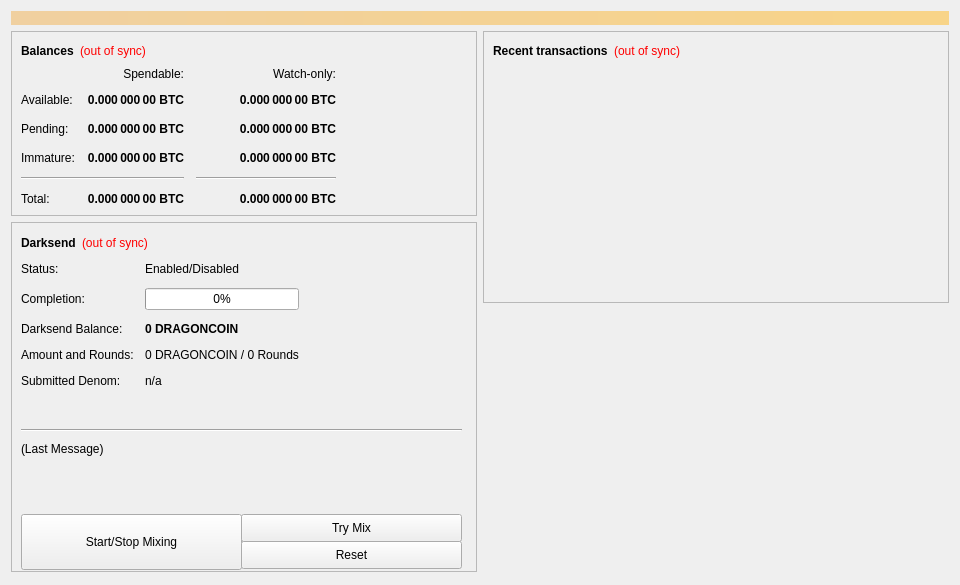
<?xml version="1.0" encoding="UTF-8"?>
<ui version="4.0">
 <class>OverviewPage</class>
 <widget class="QWidget" name="OverviewPage">
  <property name="geometry">
   <rect>
    <x>0</x>
    <y>0</y>
    <width>960</width>
    <height>585</height>
   </rect>
  </property>
  <property name="minimumSize">
   <size>
    <width>960</width>
    <height>0</height>
   </size>
  </property>
  <property name="windowTitle">
   <string>Form</string>
  </property>
  <layout class="QVBoxLayout" name="topLayout">
   <item>
    <widget class="QLabel" name="labelAlerts">
     <property name="visible">
      <bool>false</bool>
     </property>
     <property name="styleSheet">
      <string notr="true">background-color: qlineargradient(x1: 0, y1: 0, x2: 1, y2: 0, stop:0 #F0D0A0, stop:1 #F8D488); color:#000000;</string>
     </property>
     <property name="wordWrap">
      <bool>true</bool>
     </property>
     <property name="margin">
      <number>3</number>
     </property>
    </widget>
   </item>
   <item>
    <layout class="QHBoxLayout" name="horizontalLayout" stretch="1,1">
     <item>
      <layout class="QVBoxLayout" name="verticalLayout_2">
       <item>
        <widget class="QFrame" name="frame">
         <property name="frameShape">
          <enum>QFrame::StyledPanel</enum>
         </property>
         <property name="frameShadow">
          <enum>QFrame::Raised</enum>
         </property>
         <layout class="QVBoxLayout" name="verticalLayout_4">
          <item>
           <layout class="QHBoxLayout" name="horizontalLayout_4">
            <item>
             <widget class="QLabel" name="label_5">
              <property name="font">
               <font>
                <weight>75</weight>
                <bold>true</bold>
               </font>
              </property>
              <property name="text">
               <string>Balances</string>
              </property>
             </widget>
            </item>
            <item>
             <widget class="QLabel" name="labelWalletStatus">
              <property name="cursor">
               <cursorShape>WhatsThisCursor</cursorShape>
              </property>
              <property name="toolTip">
               <string>The displayed information may be out of date. Your wallet automatically synchronizes with the Dragoncoin network after a connection is established, but this process has not completed yet.</string>
              </property>
              <property name="styleSheet">
               <string notr="true">QLabel { color: red; }</string>
              </property>
              <property name="text">
               <string notr="true">(out of sync)</string>
              </property>
              <property name="alignment">
               <set>Qt::AlignLeading|Qt::AlignLeft|Qt::AlignVCenter</set>
              </property>
             </widget>
            </item>
            <item>
             <spacer name="horizontalSpacer_3">
              <property name="orientation">
               <enum>Qt::Horizontal</enum>
              </property>
              <property name="sizeHint" stdset="0">
               <size>
                <width>40</width>
                <height>20</height>
               </size>
              </property>
             </spacer>
            </item>
           </layout>
          </item>
          <item>
           <layout class="QGridLayout" name="gridLayout">
            <property name="spacing">
             <number>12</number>
            </property>
            <item row="2" column="2">
             <widget class="QLabel" name="labelWatchPending">
              <property name="font">
               <font>
                <weight>75</weight>
                <bold>true</bold>
               </font>
              </property>
              <property name="cursor">
               <cursorShape>IBeamCursor</cursorShape>
              </property>
              <property name="toolTip">
               <string>Unconfirmed transactions to watch-only addresses</string>
              </property>
              <property name="text">
               <string notr="true">0.000 000 00 BTC</string>
              </property>
              <property name="alignment">
               <set>Qt::AlignRight|Qt::AlignTrailing|Qt::AlignVCenter</set>
              </property>
              <property name="textInteractionFlags">
               <set>Qt::LinksAccessibleByMouse|Qt::TextSelectableByKeyboard|Qt::TextSelectableByMouse</set>
              </property>
             </widget>
            </item>
            <item row="2" column="1">
             <widget class="QLabel" name="labelUnconfirmed">
              <property name="font">
               <font>
                <weight>75</weight>
                <bold>true</bold>
               </font>
              </property>
              <property name="cursor">
               <cursorShape>IBeamCursor</cursorShape>
              </property>
              <property name="toolTip">
               <string>Total of transactions that have yet to be confirmed, and do not yet count toward the spendable balance</string>
              </property>
              <property name="text">
               <string notr="true">0.000 000 00 BTC</string>
              </property>
              <property name="alignment">
               <set>Qt::AlignRight|Qt::AlignTrailing|Qt::AlignVCenter</set>
              </property>
              <property name="textInteractionFlags">
               <set>Qt::LinksAccessibleByMouse|Qt::TextSelectableByKeyboard|Qt::TextSelectableByMouse</set>
              </property>
             </widget>
            </item>
            <item row="3" column="2">
             <widget class="QLabel" name="labelWatchImmature">
              <property name="font">
               <font>
                <weight>75</weight>
                <bold>true</bold>
               </font>
              </property>
              <property name="cursor">
               <cursorShape>IBeamCursor</cursorShape>
              </property>
              <property name="toolTip">
               <string>Mined balance in watch-only addresses that has not yet matured</string>
              </property>
              <property name="text">
               <string notr="true">0.000 000 00 BTC</string>
              </property>
              <property name="alignment">
               <set>Qt::AlignRight|Qt::AlignTrailing|Qt::AlignVCenter</set>
              </property>
              <property name="textInteractionFlags">
               <set>Qt::LinksAccessibleByMouse|Qt::TextSelectableByKeyboard|Qt::TextSelectableByMouse</set>
              </property>
             </widget>
            </item>
            <item row="4" column="0" colspan="2">
             <widget class="Line" name="lineSpendableBalance">
              <property name="orientation">
               <enum>Qt::Horizontal</enum>
              </property>
             </widget>
            </item>
            <item row="4" column="2">
             <widget class="Line" name="lineWatchBalance">
              <property name="sizePolicy">
               <sizepolicy hsizetype="Preferred" vsizetype="Fixed">
                <horstretch>0</horstretch>
                <verstretch>0</verstretch>
               </sizepolicy>
              </property>
              <property name="minimumSize">
               <size>
                <width>140</width>
                <height>0</height>
               </size>
              </property>
              <property name="orientation">
               <enum>Qt::Horizontal</enum>
              </property>
             </widget>
            </item>
            <item row="5" column="0">
             <widget class="QLabel" name="labelTotalText">
              <property name="text">
               <string>Total:</string>
              </property>
             </widget>
            </item>
            <item row="3" column="1">
             <widget class="QLabel" name="labelImmature">
              <property name="font">
               <font>
                <weight>75</weight>
                <bold>true</bold>
               </font>
              </property>
              <property name="cursor">
               <cursorShape>IBeamCursor</cursorShape>
              </property>
              <property name="toolTip">
               <string>Mined balance that has not yet matured</string>
              </property>
              <property name="text">
               <string notr="true">0.000 000 00 BTC</string>
              </property>
              <property name="alignment">
               <set>Qt::AlignRight|Qt::AlignTrailing|Qt::AlignVCenter</set>
              </property>
              <property name="textInteractionFlags">
               <set>Qt::LinksAccessibleByMouse|Qt::TextSelectableByKeyboard|Qt::TextSelectableByMouse</set>
              </property>
             </widget>
            </item>
            <item row="2" column="3">
             <spacer name="horizontalSpacer_2">
              <property name="orientation">
               <enum>Qt::Horizontal</enum>
              </property>
              <property name="sizeHint" stdset="0">
               <size>
                <width>40</width>
                <height>20</height>
               </size>
              </property>
             </spacer>
            </item>
            <item row="3" column="0">
             <widget class="QLabel" name="labelImmatureText">
              <property name="text">
               <string>Immature:</string>
              </property>
             </widget>
            </item>
            <item row="5" column="1">
             <widget class="QLabel" name="labelTotal">
              <property name="font">
               <font>
                <weight>75</weight>
                <bold>true</bold>
               </font>
              </property>
              <property name="cursor">
               <cursorShape>IBeamCursor</cursorShape>
              </property>
              <property name="toolTip">
               <string>Your current total balance</string>
              </property>
              <property name="text">
               <string notr="true">0.000 000 00 BTC</string>
              </property>
              <property name="alignment">
               <set>Qt::AlignRight|Qt::AlignTrailing|Qt::AlignVCenter</set>
              </property>
              <property name="textInteractionFlags">
               <set>Qt::LinksAccessibleByMouse|Qt::TextSelectableByKeyboard|Qt::TextSelectableByMouse</set>
              </property>
             </widget>
            </item>
            <item row="5" column="2">
             <widget class="QLabel" name="labelWatchTotal">
              <property name="font">
               <font>
                <weight>75</weight>
                <bold>true</bold>
               </font>
              </property>
              <property name="cursor">
               <cursorShape>IBeamCursor</cursorShape>
              </property>
              <property name="toolTip">
               <string>Current total balance in watch-only addresses</string>
              </property>
              <property name="text">
               <string notr="true">0.000 000 00 BTC</string>
              </property>
              <property name="alignment">
               <set>Qt::AlignRight|Qt::AlignTrailing|Qt::AlignVCenter</set>
              </property>
              <property name="textInteractionFlags">
               <set>Qt::LinksAccessibleByMouse|Qt::TextSelectableByKeyboard|Qt::TextSelectableByMouse</set>
              </property>
             </widget>
            </item>
            <item row="0" column="2">
             <widget class="QLabel" name="labelWatchonly">
              <property name="text">
               <string>Watch-only:</string>
              </property>
              <property name="alignment">
               <set>Qt::AlignRight|Qt::AlignTrailing|Qt::AlignVCenter</set>
              </property>
             </widget>
            </item>
            <item row="1" column="0">
             <widget class="QLabel" name="labelBalanceText">
              <property name="text">
               <string>Available:</string>
              </property>
             </widget>
            </item>
            <item row="1" column="1">
             <widget class="QLabel" name="labelBalance">
              <property name="font">
               <font>
                <weight>75</weight>
                <bold>true</bold>
               </font>
              </property>
              <property name="cursor">
               <cursorShape>IBeamCursor</cursorShape>
              </property>
              <property name="toolTip">
               <string>Your current spendable balance</string>
              </property>
              <property name="text">
               <string notr="true">0.000 000 00 BTC</string>
              </property>
              <property name="alignment">
               <set>Qt::AlignRight|Qt::AlignTrailing|Qt::AlignVCenter</set>
              </property>
              <property name="textInteractionFlags">
               <set>Qt::LinksAccessibleByMouse|Qt::TextSelectableByKeyboard|Qt::TextSelectableByMouse</set>
              </property>
             </widget>
            </item>
            <item row="1" column="2">
             <widget class="QLabel" name="labelWatchAvailable">
              <property name="font">
               <font>
                <weight>75</weight>
                <bold>true</bold>
               </font>
              </property>
              <property name="cursor">
               <cursorShape>IBeamCursor</cursorShape>
              </property>
              <property name="toolTip">
               <string>Your current balance in watch-only addresses</string>
              </property>
              <property name="text">
               <string notr="true">0.000 000 00 BTC</string>
              </property>
              <property name="alignment">
               <set>Qt::AlignRight|Qt::AlignTrailing|Qt::AlignVCenter</set>
              </property>
              <property name="textInteractionFlags">
               <set>Qt::LinksAccessibleByMouse|Qt::TextSelectableByKeyboard|Qt::TextSelectableByMouse</set>
              </property>
             </widget>
            </item>
            <item row="2" column="0">
             <widget class="QLabel" name="labelPendingText">
              <property name="text">
               <string>Pending:</string>
              </property>
             </widget>
            </item>
            <item row="0" column="1">
             <widget class="QLabel" name="labelSpendable">
              <property name="text">
               <string>Spendable:</string>
              </property>
              <property name="alignment">
               <set>Qt::AlignRight|Qt::AlignTrailing|Qt::AlignVCenter</set>
              </property>
             </widget>
            </item>
           </layout>
          </item>
         </layout>
        </widget>
       </item>
       <item>
        <widget class="QFrame" name="frameDarksend">
         <property name="minimumSize">
          <size>
           <width>0</width>
           <height>350</height>
          </size>
         </property>
         <property name="layoutDirection">
          <enum>Qt::LeftToRight</enum>
         </property>
         <property name="frameShape">
          <enum>QFrame::StyledPanel</enum>
         </property>
         <property name="frameShadow">
          <enum>QFrame::Raised</enum>
         </property>
         <widget class="QWidget" name="formLayoutWidget">
          <property name="geometry">
           <rect>
            <x>10</x>
            <y>40</y>
            <width>451</width>
            <height>161</height>
           </rect>
          </property>
          <layout class="QFormLayout" name="formLayout">
           <property name="fieldGrowthPolicy">
            <enum>QFormLayout::AllNonFixedFieldsGrow</enum>
           </property>
           <property name="horizontalSpacing">
            <number>11</number>
           </property>
           <property name="verticalSpacing">
            <number>12</number>
           </property>
           <item row="0" column="0">
            <widget class="QLabel" name="label_6">
             <property name="text">
              <string>Status:</string>
             </property>
            </widget>
           </item>
           <item row="1" column="0">
            <widget class="QLabel" name="label_7">
             <property name="text">
              <string>Completion:</string>
             </property>
            </widget>
           </item>
           <item row="1" column="1">
            <widget class="QProgressBar" name="darksendProgress">
             <property name="maximumSize">
              <size>
               <width>154</width>
               <height>16777215</height>
              </size>
             </property>
             <property name="value">
              <number>0</number>
             </property>
            </widget>
           </item>
           <item row="2" column="0">
            <widget class="QLabel" name="labelAnonymizedText">
             <property name="text">
              <string>Darksend Balance:</string>
             </property>
            </widget>
           </item>
           <item row="2" column="1">
            <widget class="QLabel" name="labelAnonymized">
             <property name="font">
              <font>
               <weight>75</weight>
               <bold>true</bold>
              </font>
             </property>
             <property name="text">
              <string notr="true">0 DRAGONCOIN</string>
             </property>
            </widget>
           </item>
           <item row="3" column="0">
            <widget class="QLabel" name="label_8">
             <property name="text">
              <string>Amount and Rounds:</string>
             </property>
            </widget>
           </item>
           <item row="3" column="1">
            <widget class="QLabel" name="labelAmountRounds">
             <property name="text">
              <string>0 DRAGONCOIN / 0 Rounds</string>
             </property>
            </widget>
           </item>
           <item row="4" column="0">
            <widget class="QLabel" name="label_9">
             <property name="text">
              <string>Submitted Denom:</string>
             </property>
            </widget>
           </item>
           <item row="4" column="1">
            <widget class="QLabel" name="labelSubmittedDenom">
             <property name="toolTip">
              <string>The denominations you submitted to the Masternode.&lt;br&gt;To mix, other users must submit the exact same denominations.</string>
             </property>
             <property name="text">
              <string>n/a</string>
             </property>
            </widget>
           </item>
           <item row="0" column="1">
            <widget class="QLabel" name="darksendEnabled">
             <property name="text">
              <string>Enabled/Disabled</string>
             </property>
            </widget>
           </item>
          </layout>
         </widget>
         <widget class="QPushButton" name="runAutoDenom">
          <property name="geometry">
           <rect>
            <x>251</x>
            <y>17</y>
            <width>1</width>
            <height>1</height>
           </rect>
          </property>
          <property name="palette">
           <palette>
            <active>
             <colorrole role="WindowText">
              <brush brushstyle="SolidPattern">
               <color alpha="255">
                <red>0</red>
                <green>0</green>
                <blue>0</blue>
               </color>
              </brush>
             </colorrole>
             <colorrole role="Button">
              <brush brushstyle="SolidPattern">
               <color alpha="255">
                <red>239</red>
                <green>238</green>
                <blue>238</blue>
               </color>
              </brush>
             </colorrole>
             <colorrole role="Light">
              <brush brushstyle="SolidPattern">
               <color alpha="255">
                <red>255</red>
                <green>255</green>
                <blue>255</blue>
               </color>
              </brush>
             </colorrole>
             <colorrole role="Midlight">
              <brush brushstyle="SolidPattern">
               <color alpha="255">
                <red>247</red>
                <green>246</green>
                <blue>246</blue>
               </color>
              </brush>
             </colorrole>
             <colorrole role="Dark">
              <brush brushstyle="SolidPattern">
               <color alpha="255">
                <red>119</red>
                <green>119</green>
                <blue>119</blue>
               </color>
              </brush>
             </colorrole>
             <colorrole role="Mid">
              <brush brushstyle="SolidPattern">
               <color alpha="255">
                <red>159</red>
                <green>159</green>
                <blue>159</blue>
               </color>
              </brush>
             </colorrole>
             <colorrole role="Text">
              <brush brushstyle="SolidPattern">
               <color alpha="255">
                <red>0</red>
                <green>0</green>
                <blue>0</blue>
               </color>
              </brush>
             </colorrole>
             <colorrole role="BrightText">
              <brush brushstyle="SolidPattern">
               <color alpha="255">
                <red>255</red>
                <green>255</green>
                <blue>255</blue>
               </color>
              </brush>
             </colorrole>
             <colorrole role="ButtonText">
              <brush brushstyle="SolidPattern">
               <color alpha="255">
                <red>0</red>
                <green>0</green>
                <blue>0</blue>
               </color>
              </brush>
             </colorrole>
             <colorrole role="Base">
              <brush brushstyle="SolidPattern">
               <color alpha="255">
                <red>255</red>
                <green>255</green>
                <blue>255</blue>
               </color>
              </brush>
             </colorrole>
             <colorrole role="Window">
              <brush brushstyle="SolidPattern">
               <color alpha="255">
                <red>239</red>
                <green>238</green>
                <blue>238</blue>
               </color>
              </brush>
             </colorrole>
             <colorrole role="Shadow">
              <brush brushstyle="SolidPattern">
               <color alpha="255">
                <red>0</red>
                <green>0</green>
                <blue>0</blue>
               </color>
              </brush>
             </colorrole>
             <colorrole role="AlternateBase">
              <brush brushstyle="SolidPattern">
               <color alpha="255">
                <red>247</red>
                <green>246</green>
                <blue>246</blue>
               </color>
              </brush>
             </colorrole>
             <colorrole role="ToolTipBase">
              <brush brushstyle="SolidPattern">
               <color alpha="255">
                <red>255</red>
                <green>255</green>
                <blue>220</blue>
               </color>
              </brush>
             </colorrole>
             <colorrole role="ToolTipText">
              <brush brushstyle="SolidPattern">
               <color alpha="255">
                <red>0</red>
                <green>0</green>
                <blue>0</blue>
               </color>
              </brush>
             </colorrole>
            </active>
            <inactive>
             <colorrole role="WindowText">
              <brush brushstyle="SolidPattern">
               <color alpha="255">
                <red>0</red>
                <green>0</green>
                <blue>0</blue>
               </color>
              </brush>
             </colorrole>
             <colorrole role="Button">
              <brush brushstyle="SolidPattern">
               <color alpha="255">
                <red>239</red>
                <green>238</green>
                <blue>238</blue>
               </color>
              </brush>
             </colorrole>
             <colorrole role="Light">
              <brush brushstyle="SolidPattern">
               <color alpha="255">
                <red>255</red>
                <green>255</green>
                <blue>255</blue>
               </color>
              </brush>
             </colorrole>
             <colorrole role="Midlight">
              <brush brushstyle="SolidPattern">
               <color alpha="255">
                <red>247</red>
                <green>246</green>
                <blue>246</blue>
               </color>
              </brush>
             </colorrole>
             <colorrole role="Dark">
              <brush brushstyle="SolidPattern">
               <color alpha="255">
                <red>119</red>
                <green>119</green>
                <blue>119</blue>
               </color>
              </brush>
             </colorrole>
             <colorrole role="Mid">
              <brush brushstyle="SolidPattern">
               <color alpha="255">
                <red>159</red>
                <green>159</green>
                <blue>159</blue>
               </color>
              </brush>
             </colorrole>
             <colorrole role="Text">
              <brush brushstyle="SolidPattern">
               <color alpha="255">
                <red>0</red>
                <green>0</green>
                <blue>0</blue>
               </color>
              </brush>
             </colorrole>
             <colorrole role="BrightText">
              <brush brushstyle="SolidPattern">
               <color alpha="255">
                <red>255</red>
                <green>255</green>
                <blue>255</blue>
               </color>
              </brush>
             </colorrole>
             <colorrole role="ButtonText">
              <brush brushstyle="SolidPattern">
               <color alpha="255">
                <red>0</red>
                <green>0</green>
                <blue>0</blue>
               </color>
              </brush>
             </colorrole>
             <colorrole role="Base">
              <brush brushstyle="SolidPattern">
               <color alpha="255">
                <red>255</red>
                <green>255</green>
                <blue>255</blue>
               </color>
              </brush>
             </colorrole>
             <colorrole role="Window">
              <brush brushstyle="SolidPattern">
               <color alpha="255">
                <red>239</red>
                <green>238</green>
                <blue>238</blue>
               </color>
              </brush>
             </colorrole>
             <colorrole role="Shadow">
              <brush brushstyle="SolidPattern">
               <color alpha="255">
                <red>0</red>
                <green>0</green>
                <blue>0</blue>
               </color>
              </brush>
             </colorrole>
             <colorrole role="AlternateBase">
              <brush brushstyle="SolidPattern">
               <color alpha="255">
                <red>247</red>
                <green>246</green>
                <blue>246</blue>
               </color>
              </brush>
             </colorrole>
             <colorrole role="ToolTipBase">
              <brush brushstyle="SolidPattern">
               <color alpha="255">
                <red>255</red>
                <green>255</green>
                <blue>220</blue>
               </color>
              </brush>
             </colorrole>
             <colorrole role="ToolTipText">
              <brush brushstyle="SolidPattern">
               <color alpha="255">
                <red>0</red>
                <green>0</green>
                <blue>0</blue>
               </color>
              </brush>
             </colorrole>
            </inactive>
            <disabled>
             <colorrole role="WindowText">
              <brush brushstyle="SolidPattern">
               <color alpha="255">
                <red>119</red>
                <green>119</green>
                <blue>119</blue>
               </color>
              </brush>
             </colorrole>
             <colorrole role="Button">
              <brush brushstyle="SolidPattern">
               <color alpha="255">
                <red>239</red>
                <green>238</green>
                <blue>238</blue>
               </color>
              </brush>
             </colorrole>
             <colorrole role="Light">
              <brush brushstyle="SolidPattern">
               <color alpha="255">
                <red>255</red>
                <green>255</green>
                <blue>255</blue>
               </color>
              </brush>
             </colorrole>
             <colorrole role="Midlight">
              <brush brushstyle="SolidPattern">
               <color alpha="255">
                <red>247</red>
                <green>246</green>
                <blue>246</blue>
               </color>
              </brush>
             </colorrole>
             <colorrole role="Dark">
              <brush brushstyle="SolidPattern">
               <color alpha="255">
                <red>119</red>
                <green>119</green>
                <blue>119</blue>
               </color>
              </brush>
             </colorrole>
             <colorrole role="Mid">
              <brush brushstyle="SolidPattern">
               <color alpha="255">
                <red>159</red>
                <green>159</green>
                <blue>159</blue>
               </color>
              </brush>
             </colorrole>
             <colorrole role="Text">
              <brush brushstyle="SolidPattern">
               <color alpha="255">
                <red>119</red>
                <green>119</green>
                <blue>119</blue>
               </color>
              </brush>
             </colorrole>
             <colorrole role="BrightText">
              <brush brushstyle="SolidPattern">
               <color alpha="255">
                <red>255</red>
                <green>255</green>
                <blue>255</blue>
               </color>
              </brush>
             </colorrole>
             <colorrole role="ButtonText">
              <brush brushstyle="SolidPattern">
               <color alpha="255">
                <red>119</red>
                <green>119</green>
                <blue>119</blue>
               </color>
              </brush>
             </colorrole>
             <colorrole role="Base">
              <brush brushstyle="SolidPattern">
               <color alpha="255">
                <red>239</red>
                <green>238</green>
                <blue>238</blue>
               </color>
              </brush>
             </colorrole>
             <colorrole role="Window">
              <brush brushstyle="SolidPattern">
               <color alpha="255">
                <red>239</red>
                <green>238</green>
                <blue>238</blue>
               </color>
              </brush>
             </colorrole>
             <colorrole role="Shadow">
              <brush brushstyle="SolidPattern">
               <color alpha="255">
                <red>0</red>
                <green>0</green>
                <blue>0</blue>
               </color>
              </brush>
             </colorrole>
             <colorrole role="AlternateBase">
              <brush brushstyle="SolidPattern">
               <color alpha="255">
                <red>239</red>
                <green>238</green>
                <blue>238</blue>
               </color>
              </brush>
             </colorrole>
             <colorrole role="ToolTipBase">
              <brush brushstyle="SolidPattern">
               <color alpha="255">
                <red>255</red>
                <green>255</green>
                <blue>220</blue>
               </color>
              </brush>
             </colorrole>
             <colorrole role="ToolTipText">
              <brush brushstyle="SolidPattern">
               <color alpha="255">
                <red>0</red>
                <green>0</green>
                <blue>0</blue>
               </color>
              </brush>
             </colorrole>
            </disabled>
           </palette>
          </property>
          <property name="focusPolicy">
           <enum>Qt::NoFocus</enum>
          </property>
          <property name="autoFillBackground">
           <bool>true</bool>
          </property>
          <property name="text">
           <string/>
          </property>
          <property name="flat">
           <bool>true</bool>
          </property>
         </widget>
         <widget class="QPushButton" name="toggleDarksend">
          <property name="geometry">
           <rect>
            <x>10</x>
            <y>292</y>
            <width>221</width>
            <height>56</height>
           </rect>
          </property>
          <property name="sizePolicy">
           <sizepolicy hsizetype="MinimumExpanding" vsizetype="Fixed">
            <horstretch>0</horstretch>
            <verstretch>0</verstretch>
           </sizepolicy>
          </property>
          <property name="text">
           <string>Start/Stop Mixing</string>
          </property>
         </widget>
         <widget class="Line" name="lineLastMessage">
          <property name="geometry">
           <rect>
            <x>10</x>
            <y>200</y>
            <width>441</width>
            <height>16</height>
           </rect>
          </property>
          <property name="orientation">
           <enum>Qt::Horizontal</enum>
          </property>
         </widget>
         <widget class="QLabel" name="darksendStatus">
          <property name="geometry">
           <rect>
            <x>10</x>
            <y>220</y>
            <width>451</width>
            <height>61</height>
           </rect>
          </property>
          <property name="minimumSize">
           <size>
            <width>288</width>
            <height>43</height>
           </size>
          </property>
          <property name="text">
           <string>(Last Message)</string>
          </property>
          <property name="alignment">
           <set>Qt::AlignLeading|Qt::AlignLeft|Qt::AlignTop</set>
          </property>
          <property name="wordWrap">
           <bool>true</bool>
          </property>
         </widget>
         <widget class="QPushButton" name="darksendAuto">
          <property name="geometry">
           <rect>
            <x>230</x>
            <y>292</y>
            <width>221</width>
            <height>28</height>
           </rect>
          </property>
          <property name="sizePolicy">
           <sizepolicy hsizetype="MinimumExpanding" vsizetype="Fixed">
            <horstretch>0</horstretch>
            <verstretch>0</verstretch>
           </sizepolicy>
          </property>
          <property name="toolTip">
           <string>Try to manually submit a Darksend request.</string>
          </property>
          <property name="text">
           <string>Try Mix</string>
          </property>
         </widget>
         <widget class="QPushButton" name="darksendReset">
          <property name="geometry">
           <rect>
            <x>230</x>
            <y>319</y>
            <width>221</width>
            <height>28</height>
           </rect>
          </property>
          <property name="sizePolicy">
           <sizepolicy hsizetype="MinimumExpanding" vsizetype="Fixed">
            <horstretch>0</horstretch>
            <verstretch>0</verstretch>
           </sizepolicy>
          </property>
          <property name="toolTip">
           <string>Reset the current status of Darksend (can interrupt Darksend if it's in the process of Mixing, which can cost you money!)</string>
          </property>
          <property name="autoFillBackground">
           <bool>false</bool>
          </property>
          <property name="text">
           <string>Reset</string>
          </property>
         </widget>
         <widget class="QWidget" name="layoutWidget">
          <property name="geometry">
           <rect>
            <x>10</x>
            <y>10</y>
            <width>431</width>
            <height>22</height>
           </rect>
          </property>
          <layout class="QHBoxLayout" name="horizontalLayout_5">
           <item>
            <widget class="QLabel" name="label_2">
             <property name="font">
              <font>
               <weight>75</weight>
               <bold>true</bold>
              </font>
             </property>
             <property name="text">
              <string>Darksend</string>
             </property>
            </widget>
           </item>
           <item>
            <widget class="QLabel" name="labelDarksendSyncStatus">
             <property name="toolTip">
              <string>The displayed information may be out of date. Your wallet automatically synchronizes with the Dragoncoin network after a connection is established, but this process has not completed yet.</string>
             </property>
             <property name="styleSheet">
              <string notr="true">QLabel { color: red; }</string>
             </property>
             <property name="text">
              <string notr="true">(out of sync)</string>
             </property>
             <property name="alignment">
              <set>Qt::AlignLeading|Qt::AlignLeft|Qt::AlignVCenter</set>
             </property>
            </widget>
           </item>
           <item>
            <spacer name="horizontalSpacer_4">
             <property name="orientation">
              <enum>Qt::Horizontal</enum>
             </property>
             <property name="sizeHint" stdset="0">
              <size>
               <width>40</width>
               <height>20</height>
              </size>
             </property>
            </spacer>
           </item>
          </layout>
         </widget>
        </widget>
       </item>
       <item>
        <spacer name="verticalSpacer">
         <property name="orientation">
          <enum>Qt::Vertical</enum>
         </property>
         <property name="sizeHint" stdset="0">
          <size>
           <width>20</width>
           <height>40</height>
          </size>
         </property>
        </spacer>
       </item>
      </layout>
     </item>
     <item>
      <layout class="QVBoxLayout" name="verticalLayout_3">
       <item>
        <widget class="QFrame" name="frame_2">
         <property name="frameShape">
          <enum>QFrame::StyledPanel</enum>
         </property>
         <property name="frameShadow">
          <enum>QFrame::Raised</enum>
         </property>
         <layout class="QVBoxLayout" name="verticalLayout">
          <item>
           <layout class="QHBoxLayout" name="horizontalLayout_2">
            <item>
             <widget class="QLabel" name="label_4">
              <property name="font">
               <font>
                <weight>75</weight>
                <bold>true</bold>
               </font>
              </property>
              <property name="text">
               <string>Recent transactions</string>
              </property>
             </widget>
            </item>
            <item>
             <widget class="QLabel" name="labelTransactionsStatus">
              <property name="cursor">
               <cursorShape>WhatsThisCursor</cursorShape>
              </property>
              <property name="toolTip">
               <string>The displayed information may be out of date. Your wallet automatically synchronizes with the Dragoncoin network after a connection is established, but this process has not completed yet.</string>
              </property>
              <property name="styleSheet">
               <string notr="true">QLabel { color: red; }</string>
              </property>
              <property name="text">
               <string notr="true">(out of sync)</string>
              </property>
              <property name="alignment">
               <set>Qt::AlignRight|Qt::AlignTrailing|Qt::AlignVCenter</set>
              </property>
             </widget>
            </item>
            <item>
             <spacer name="horizontalSpacer">
              <property name="orientation">
               <enum>Qt::Horizontal</enum>
              </property>
              <property name="sizeHint" stdset="0">
               <size>
                <width>40</width>
                <height>20</height>
               </size>
              </property>
             </spacer>
            </item>
           </layout>
          </item>
          <item>
           <widget class="QListView" name="listTransactions">
            <property name="styleSheet">
             <string notr="true">QListView { background: transparent; }</string>
            </property>
            <property name="frameShape">
             <enum>QFrame::NoFrame</enum>
            </property>
            <property name="verticalScrollBarPolicy">
             <enum>Qt::ScrollBarAlwaysOff</enum>
            </property>
            <property name="horizontalScrollBarPolicy">
             <enum>Qt::ScrollBarAlwaysOff</enum>
            </property>
            <property name="selectionMode">
             <enum>QAbstractItemView::NoSelection</enum>
            </property>
           </widget>
          </item>
         </layout>
        </widget>
       </item>
       <item>
        <spacer name="verticalSpacer_2">
         <property name="orientation">
          <enum>Qt::Vertical</enum>
         </property>
         <property name="sizeHint" stdset="0">
          <size>
           <width>20</width>
           <height>40</height>
          </size>
         </property>
        </spacer>
       </item>
      </layout>
     </item>
    </layout>
   </item>
  </layout>
 </widget>
 <resources/>
 <connections/>
</ui>
